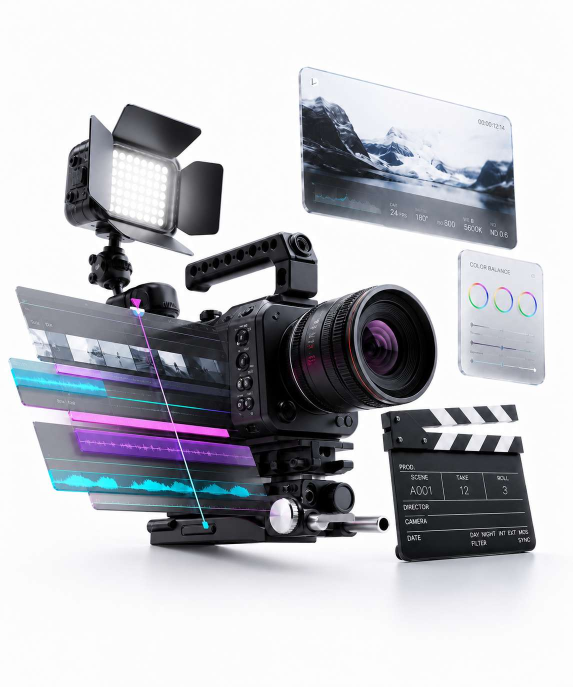
#> input picture tmp/service-card-refs/creative-current.png, 1145 x 1374 px, found by its file name (shown at 1/2 size)
$ python remove_white_card_background.py
#> lines starting #> are read from the running program, lines starting #| are printed output that depends on the picture
from collections import deque
from pathlib import Path

from PIL import Image, ImageFilter


SOURCE = Path("tmp/service-card-refs/creative-current.png")
OUTPUT = Path("public/images/services/service-card-creative-production.png")


STRICT_LOW_THRESHOLD = 236
STRICT_SATURATION_THRESHOLD = 18
FLOOR_LOW_THRESHOLD = 174
FLOOR_SATURATION_THRESHOLD = 42
FLOOR_START_RATIO = 0.62


def is_background_candidate(pixel, low_threshold, saturation_threshold):
    r, g, b = pixel
    hi = max(r, g, b)
    lo = min(r, g, b)
    saturation = hi - lo

    return lo >= low_threshold and saturation <= saturation_threshold


def flood_background(image, low_threshold, saturation_threshold):
    width, height = image.size
    pixels = image.load()
    visited = bytearray(width * height)
    background = bytearray(width * height)
    queue = deque()

    def add_if_candidate(x, y):
        index = y * width + x
        if visited[index]:
            return
        visited[index] = 1
        if is_background_candidate(pixels[x, y], low_threshold, saturation_threshold):
            background[index] = 1
            queue.append((x, y))

    for x in range(width):
        add_if_candidate(x, 0)
        add_if_candidate(x, height - 1)
    for y in range(height):
        add_if_candidate(0, y)
        add_if_candidate(width - 1, y)

    while queue:
        x, y = queue.popleft()
        for nx, ny in ((x - 1, y), (x + 1, y), (x, y - 1), (x, y + 1)):
            if 0 <= nx < width and 0 <= ny < height:
                add_if_candidate(nx, ny)

    return background


def main():
    image = Image.open(SOURCE).convert("RGB")
#> image is the input picture: PIL image 1145x1374 RGB; mean R, G, B 185.8, 186.8, 192.1
    width, height = image.size
#> width = 1145; height = 1374
    strict_background = flood_background(
        image,
        STRICT_LOW_THRESHOLD,
        STRICT_SATURATION_THRESHOLD,
    )
    floor_background = flood_background(
        image,
        FLOOR_LOW_THRESHOLD,
        FLOOR_SATURATION_THRESHOLD,
    )

    mask = Image.new("L", (width, height), 0)
#> mask: PIL image 1145x1374 L; every value is 0
    mask_pixels = mask.load()
    floor_start_y = int(height * FLOOR_START_RATIO)
    for y in range(height):
        offset = y * width
        for x in range(width):
            index = offset + x
            is_floor = y >= floor_start_y and floor_background[index]
            if strict_background[index] or is_floor:
                mask_pixels[x, y] = 255

    soft_background = mask.filter(ImageFilter.MaxFilter(3)).filter(ImageFilter.GaussianBlur(0.85))
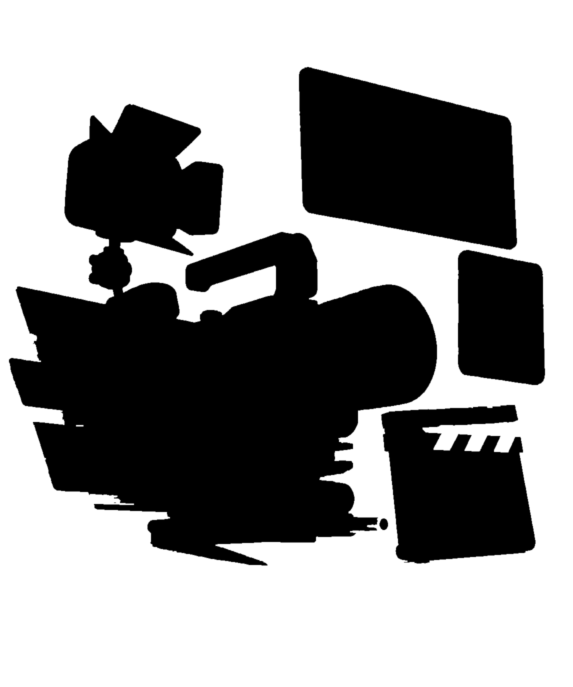
#> soft_background: PIL image 1145x1374 L (shown at 1/2 size); min 0, max 255, mean 148.6
    alpha = Image.eval(soft_background, lambda value: 255 - value)
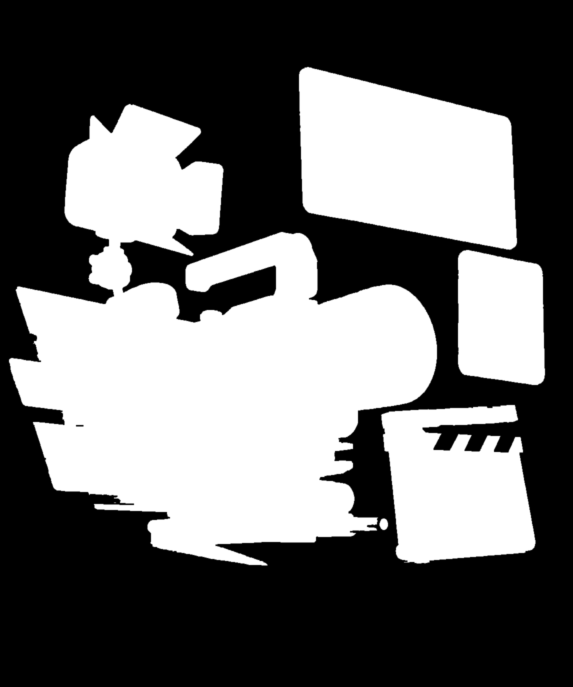
#> alpha: PIL image 1145x1374 L (shown at 1/2 size); min 0, max 255, mean 106.4

    rgba = image.convert("RGBA")
    rgba.putalpha(alpha)
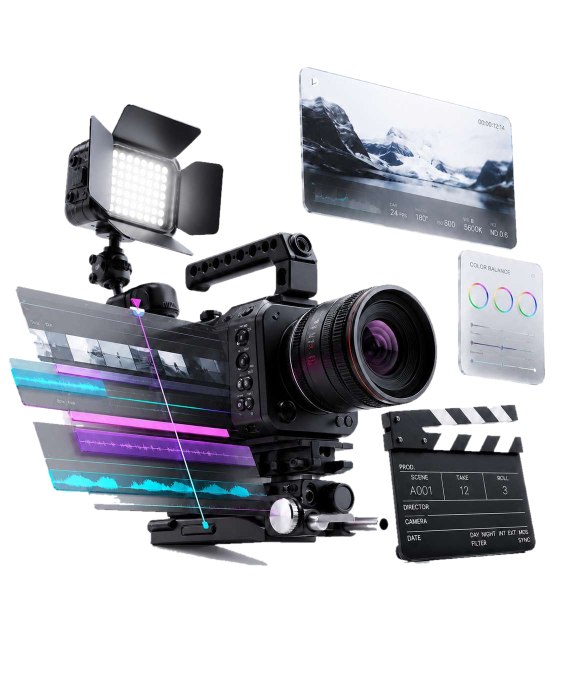
#> rgba: PIL image 1145x1374 RGBA (shown at 1/2 size); mean R, G, B, A 185.8, 186.8, 192.1, 106.4; transparent parts drawn white
    OUTPUT.parent.mkdir(parents=True, exist_ok=True)
    rgba.save(OUTPUT)

    transparent = sum(1 for value in alpha.getdata() if value == 0)
    partial = sum(1 for value in alpha.getdata() if 0 < value < 255)
    print(f"Wrote {OUTPUT}")
    print(f"Transparent pixels: {transparent}/{width * height}")
#| Transparent pixels: 894522/1573230
    print(f"Partially transparent pixels: {partial}/{width * height}")
#| Partially transparent pixels: 43842/1573230


if __name__ == "__main__":
    main()
